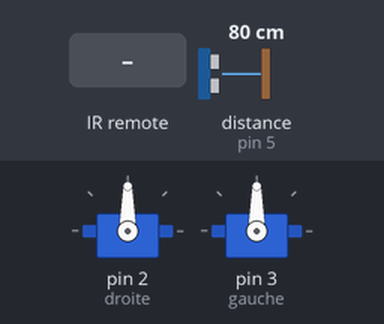
A sketch run on a simulated Arduino Uno, built with avr-gcc and run on an emulated ATmega328P. Shown: 2 × servo. Wiring (inferred from the names in the program): ultrasonic range finder: trigger pin 4; echo pin 5. Inputs (shaded band) come from the test bench; at power-on: distance to the obstacle (sensor on pin 5) 80 cm. The echo pulse lasts 58.3 µs per cm; what the sketch prints to the serial monitor is not drawn.

Above: at 1.2 s.
1.3 s: infrared code 0xFF18E7 received
At 1.8 s:
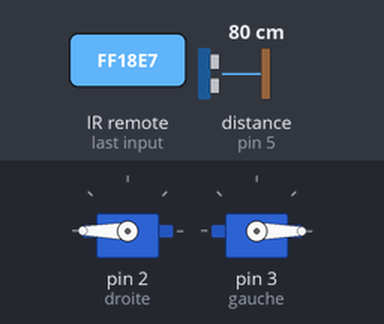
2.8 s: distance to the obstacle (sensor on pin 5) set to 23 cm
4.3 s: distance to the obstacle (sensor on pin 5) set to 19 cm
At 5.5 s:
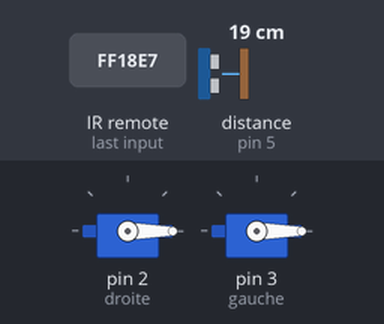
7.3 s: distance to the obstacle (sensor on pin 5) set to 35 cm
At 8.0 s:
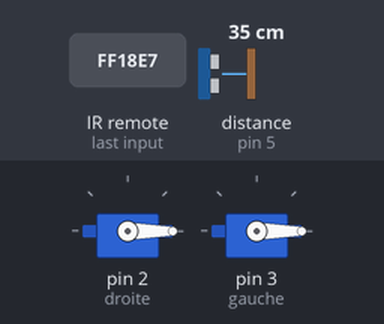
9.6 s: distance to the obstacle (sensor on pin 5) set to 2 cm
At 10.1 s:
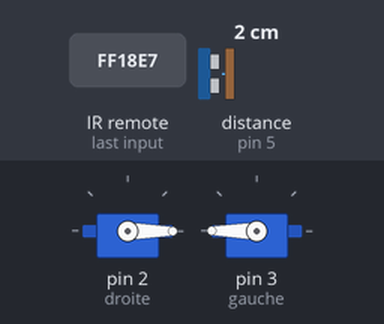
12.6 s: infrared code 0xFF38C7 received
At 13.8 s:
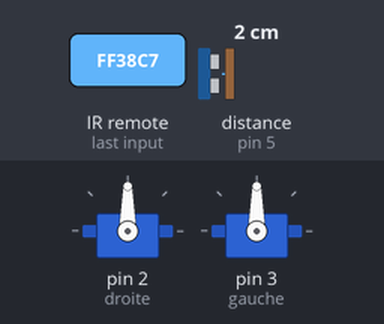
Timing chart, 0 to 15.6 s (numbered marks = the images above; inputs shaded):
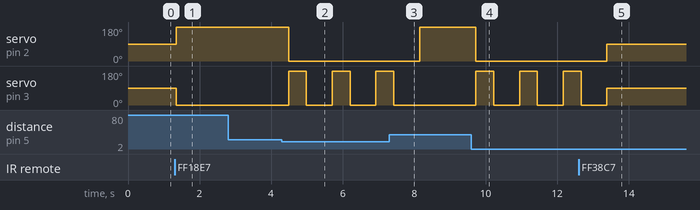

Measured:
- the behaviour switches between 21 and 20 cm on distance to the obstacle (sensor on pin 5) (found by bisection; images 1 and 2)
- after the input at 1.3 s, servo on pin 2 (droite): 90° → 180° after 0.05 s; servo on pin 3 (gauche): 90° → 0° after 0.05 s
- after the input at 2.8 s, every drawn part: stays the same
- after the input at 4.3 s, servo on pin 2 (droite): 180° → 0° after 0.19 s; servo on pin 3 (gauche): alternates 180° for 0.50 s and 0° for 0.72 s, starting after 0.19 s
- after the input at 7.3 s, servo on pin 2 (droite): 0° → 180° after 0.86 s; servo on pin 3 (gauche): goes on until 7.4 s, then stays 0°
- after the input at 9.6 s, servo on pin 2 (droite): 180° → 0° after 0.12 s; servo on pin 3 (gauche): alternates 180° for 0.50 s and 0° for 0.72 s, starting after 0.12 s
- after the input at 12.6 s, servo on pin 2 (droite): 0° → 90° after 0.79 s

The sketch:

ultrason_v1.ino
```cpp
#include <IRremote.h>

#include <Servo.h>

Servo droite; //On nomme le servomoteur droit du robot
Servo gauche; //On nomme le servomoteur gauche du robot

const int TrigPin = 4; //On initialise le pin triger du capteur à ultrason
const int EchoPin = 5; //On initialise le pin echo du capteur à ultrason
float cm; //On initialise la grandeur de mesure en centimètres


int RECV_PIN = 11; //On initialise le pin sur lequel est branché le récepteur de la télécommande
int onoff = 0; //arret = 0, marche avant = 1, marche arriere = -1
const unsigned long T2 = 16718055; // FF18E7; // touche 2 = marche avant
const unsigned long T5 = 16726215; // FF38C7; // touche 5 = arret
IRrecv irrecv(RECV_PIN);
decode_results results;

void setup()
{
  Serial.begin(9600); //On initialise la console série sur le port 9600
  irrecv.enableIRIn(); // Initialise le recepteur
  droite.attach(2); //Détermine le pin sur lequel est branché le servomoteur de droite
  gauche.attach(3); //Détermine le pin sur lequel est branché le servomoteur de gauche
  pinMode(TrigPin, OUTPUT);
  pinMode(EchoPin, INPUT);

}

void loop() {
  if (irrecv.decode(&results)) {
    Serial.println(results.value, HEX); //Affiche la valeur reçu par le récepteur de la télécommande
    switch(results.value) {
      case T2:
        onoff = 1; //Met onoff à 1 si la télécommande envoie la touche 2
        break;
      case T5:
        onoff = 0; //Met onoff à 0 si la télécommande envoie la touche 5
        break;

    }
    irrecv.resume(); // Recoit la valeur suivante
  }

  delay(20);

  digitalWrite(TrigPin, LOW); //Envoi une pulsion électrique au capteur à ultrason
  delayMicroseconds(2);
  digitalWrite(TrigPin, HIGH);
  delayMicroseconds(10);
  digitalWrite(TrigPin, LOW);

  cm = pulseIn(EchoPin, HIGH) / 58.0; //La valeur reçu du capteur à ultrason est convertie en cm
  cm = (int(cm * 100.0)) / 100.0;
  Serial.print(cm); //Affiche la distance captée par le capteur à ultrason sur la console série
  Serial.print("cm");  //Affiche le mot centimètre sur la console série
  Serial.println();

  switch(onoff) {
    case 1:
      if (cm > 20.00) { //Capte si la distance est inférieure à 20 cm
        // avance
        droite.write(180);
        gauche.write(0);
        Serial.print("avance");
        delay(500); //Pause de 0.5 secondes
        }
      else {
        // recule puis demi-tour
        Serial.print("recule puis demi-tour");
        droite.write(0);
        gauche.write(180);

        delay(500); //Pause de 0.5 secondes
        //Demi-tour
        droite.write(0);
        gauche.write(0);

        delay(700); //Pause de 0.7 secondes
      }
      break;
    default:
      droite.write(90);
      gauche.write(90);
      break;
  }
}
```
